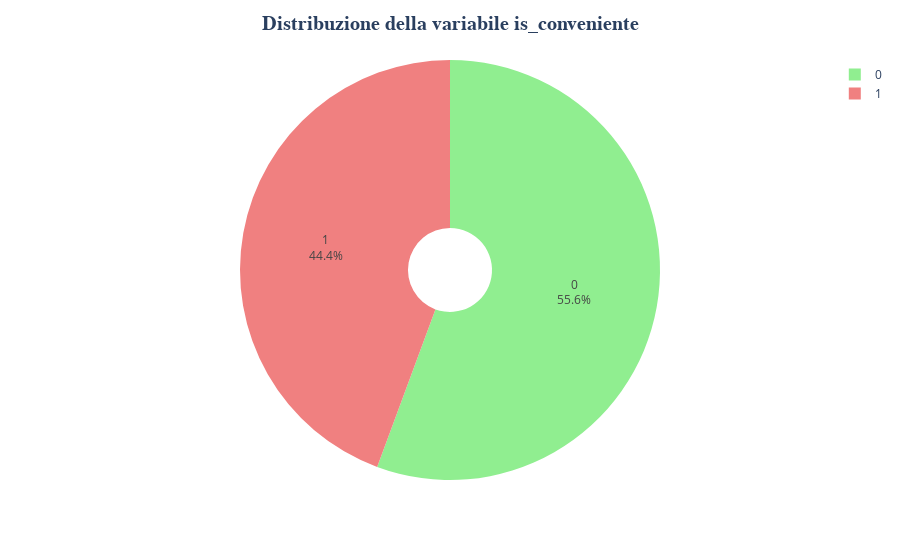

Notebook source saved alongside this figure:
### Code cell
plot_is_conveniente_distribution(data_ml)

### Figure 1 — Plotly figure (JSON) as saved in the notebook; plotly's stock layout.template omitted (floating-point values rounded to 4 significant figures)
{"data": [{"customdata": [[0], [1]], "domain": {"x": [0, 1], "y": [0, 1]}, "hole": 0.2, "hovertemplate": "label=%{label}<br>value=%{value}<br>color=%{customdata[0]}<extra></extra>", "labels": [0, 1], "legendgroup": "", "marker": {"colors": ["lightgreen", "lightcoral"]}, "name": "", "showlegend": true, "textinfo": "percent+label", "type": "pie", "values": [1115, 889]}], "layout": {"legend": {"tracegroupgap": 0}, "margin": {"t": 60}, "title": {"font": {"family": "Arial", "size": 20, "weight": "bold"}, "text": "Distribuzione della variabile is_conveniente", "x": 0.5, "xanchor": "center"}}}
